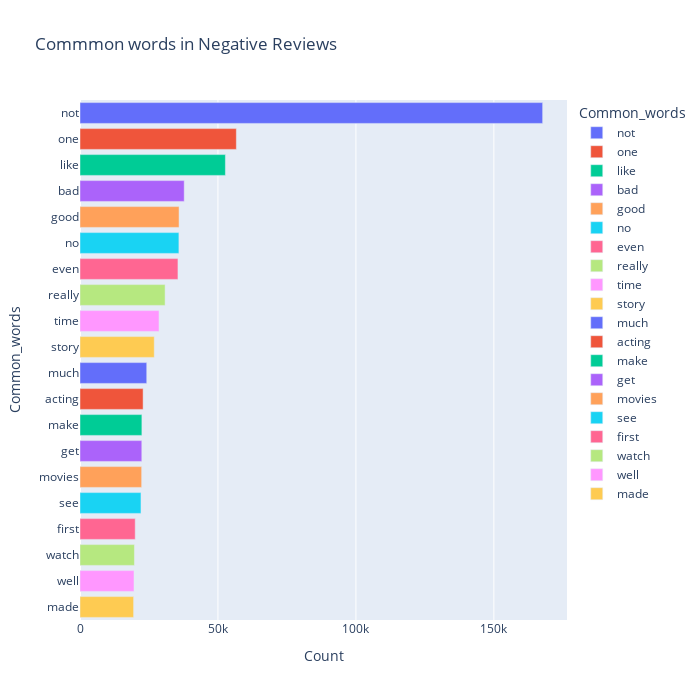

Here is the notebook cell this chart was saved with:
### Code cell
most_common_uni = get_top_text_ngrams(df.Reviews_clean[df['Ratings']<=4], 20, 1)
most_common_uni = dict(most_common_uni)
temp = pd.DataFrame(columns = ["Common_words" , 'Count'])
temp["Common_words"] = list(most_common_uni.keys())
temp["Count"] = list(most_common_uni.values())
fig = px.bar(temp, x="Count", y="Common_words", title='Commmon words in Negative Reviews', orientation='h', 
             width=700, height=700,color='Common_words')
fig.show()

### Figure 1 — Plotly figure (JSON) as saved in the notebook; plotly's stock layout.template omitted (floating-point values rounded to 4 significant figures)
{"data": [{"alignmentgroup": "True", "hovertemplate": "Common_words=%{y}<br>Count=%{x}<extra></extra>", "legendgroup": "not", "marker": {"color": "#636efa", "pattern": {"shape": ""}}, "name": "not", "offsetgroup": "not", "orientation": "h", "showlegend": true, "textposition": "auto", "type": "bar", "x": [167683], "xaxis": "x", "y": ["not"], "yaxis": "y"}, {"alignmentgroup": "True", "hovertemplate": "Common_words=%{y}<br>Count=%{x}<extra></extra>", "legendgroup": "one", "marker": {"color": "#EF553B", "pattern": {"shape": ""}}, "name": "one", "offsetgroup": "one", "orientation": "h", "showlegend": true, "textposition": "auto", "type": "bar", "x": [56666], "xaxis": "x", "y": ["one"], "yaxis": "y"}, {"alignmentgroup": "True", "hovertemplate": "Common_words=%{y}<br>Count=%{x}<extra></extra>", "legendgroup": "like", "marker": {"color": "#00cc96", "pattern": {"shape": ""}}, "name": "like", "offsetgroup": "like", "orientation": "h", "showlegend": true, "textposition": "auto", "type": "bar", "x": [52700], "xaxis": "x", "y": ["like"], "yaxis": "y"}, {"alignmentgroup": "True", "hovertemplate": "Common_words=%{y}<br>Count=%{x}<extra></extra>", "legendgroup": "bad", "marker": {"color": "#ab63fa", "pattern": {"shape": ""}}, "name": "bad", "offsetgroup": "bad", "orientation": "h", "showlegend": true, "textposition": "auto", "type": "bar", "x": [37774], "xaxis": "x", "y": ["bad"], "yaxis": "y"}, {"alignmentgroup": "True", "hovertemplate": "Common_words=%{y}<br>Count=%{x}<extra></extra>", "legendgroup": "good", "marker": {"color": "#FFA15A", "pattern": {"shape": ""}}, "name": "good", "offsetgroup": "good", "orientation": "h", "showlegend": true, "textposition": "auto", "type": "bar", "x": [35900], "xaxis": "x", "y": ["good"], "yaxis": "y"}, {"alignmentgroup": "True", "hovertemplate": "Common_words=%{y}<br>Count=%{x}<extra></extra>", "legendgroup": "no", "marker": {"color": "#19d3f3", "pattern": {"shape": ""}}, "name": "no", "offsetgroup": "no", "orientation": "h", "showlegend": true, "textposition": "auto", "type": "bar", "x": [35847], "xaxis": "x", "y": ["no"], "yaxis": "y"}, {"alignmentgroup": "True", "hovertemplate": "Common_words=%{y}<br>Count=%{x}<extra></extra>", "legendgroup": "even", "marker": {"color": "#FF6692", "pattern": {"shape": ""}}, "name": "even", "offsetgroup": "even", "orientation": "h", "showlegend": true, "textposition": "auto", "type": "bar", "x": [35500], "xaxis": "x", "y": ["even"], "yaxis": "y"}, {"alignmentgroup": "True", "hovertemplate": "Common_words=%{y}<br>Count=%{x}<extra></extra>", "legendgroup": "really", "marker": {"color": "#B6E880", "pattern": {"shape": ""}}, "name": "really", "offsetgroup": "really", "orientation": "h", "showlegend": true, "textposition": "auto", "type": "bar", "x": [30849], "xaxis": "x", "y": ["really"], "yaxis": "y"}, {"alignmentgroup": "True", "hovertemplate": "Common_words=%{y}<br>Count=%{x}<extra></extra>", "legendgroup": "time", "marker": {"color": "#FF97FF", "pattern": {"shape": ""}}, "name": "time", "offsetgroup": "time", "orientation": "h", "showlegend": true, "textposition": "auto", "type": "bar", "x": [28645], "xaxis": "x", "y": ["time"], "yaxis": "y"}, {"alignmentgroup": "True", "hovertemplate": "Common_words=%{y}<br>Count=%{x}<extra></extra>", "legendgroup": "story", "marker": {"color": "#FECB52", "pattern": {"shape": ""}}, "name": "story", "offsetgroup": "story", "orientation": "h", "showlegend": true, "textposition": "auto", "type": "bar", "x": [26911], "xaxis": "x", "y": ["story"], "yaxis": "y"}, {"alignmentgroup": "True", "hovertemplate": "Common_words=%{y}<br>Count=%{x}<extra></extra>", "legendgroup": "much", "marker": {"color": "#636efa", "pattern": {"shape": ""}}, "name": "much", "offsetgroup": "much", "orientation": "h", "showlegend": true, "textposition": "auto", "type": "bar", "x": [24190], "xaxis": "x", "y": ["much"], "yaxis": "y"}, {"alignmentgroup": "True", "hovertemplate": "Common_words=%{y}<br>Count=%{x}<extra></extra>", "legendgroup": "acting", "marker": {"color": "#EF553B", "pattern": {"shape": ""}}, "name": "acting", "offsetgroup": "acting", "orientation": "h", "showlegend": true, "textposition": "auto", "type": "bar", "x": [22872], "xaxis": "x", "y": ["acting"], "yaxis": "y"}, {"alignmentgroup": "True", "hovertemplate": "Common_words=%{y}<br>Count=%{x}<extra></extra>", "legendgroup": "make", "marker": {"color": "#00cc96", "pattern": {"shape": ""}}, "name": "make", "offsetgroup": "make", "orientation": "h", "showlegend": true, "textposition": "auto", "type": "bar", "x": [22433], "xaxis": "x", "y": ["make"], "yaxis": "y"}, {"alignmentgroup": "True", "hovertemplate": "Common_words=%{y}<br>Count=%{x}<extra></extra>", "legendgroup": "get", "marker": {"color": "#ab63fa", "pattern": {"shape": ""}}, "name": "get", "offsetgroup": "get", "orientation": "h", "showlegend": true, "textposition": "auto", "type": "bar", "x": [22401], "xaxis": "x", "y": ["get"], "yaxis": "y"}, {"alignmentgroup": "True", "hovertemplate": "Common_words=%{y}<br>Count=%{x}<extra></extra>", "legendgroup": "movies", "marker": {"color": "#FFA15A", "pattern": {"shape": ""}}, "name": "movies", "offsetgroup": "movies", "orientation": "h", "showlegend": true, "textposition": "auto", "type": "bar", "x": [22352], "xaxis": "x", "y": ["movies"], "yaxis": "y"}, {"alignmentgroup": "True", "hovertemplate": "Common_words=%{y}<br>Count=%{x}<extra></extra>", "legendgroup": "see", "marker": {"color": "#19d3f3", "pattern": {"shape": ""}}, "name": "see", "offsetgroup": "see", "orientation": "h", "showlegend": true, "textposition": "auto", "type": "bar", "x": [22098], "xaxis": "x", "y": ["see"], "yaxis": "y"}, {"alignmentgroup": "True", "hovertemplate": "Common_words=%{y}<br>Count=%{x}<extra></extra>", "legendgroup": "first", "marker": {"color": "#FF6692", "pattern": {"shape": ""}}, "name": "first", "offsetgroup": "first", "orientation": "h", "showlegend": true, "textposition": "auto", "type": "bar", "x": [20014], "xaxis": "x", "y": ["first"], "yaxis": "y"}, {"alignmentgroup": "True", "hovertemplate": "Common_words=%{y}<br>Count=%{x}<extra></extra>", "legendgroup": "watch", "marker": {"color": "#B6E880", "pattern": {"shape": ""}}, "name": "watch", "offsetgroup": "watch", "orientation": "h", "showlegend": true, "textposition": "auto", "type": "bar", "x": [19733], "xaxis": "x", "y": ["watch"], "yaxis": "y"}, {"alignmentgroup": "True", "hovertemplate": "Common_words=%{y}<br>Count=%{x}<extra></extra>", "legendgroup": "well", "marker": {"color": "#FF97FF", "pattern": {"shape": ""}}, "name": "well", "offsetgroup": "well", "orientation": "h", "showlegend": true, "textposition": "auto", "type": "bar", "x": [19576], "xaxis": "x", "y": ["well"], "yaxis": "y"}, {"alignmentgroup": "True", "hovertemplate": "Common_words=%{y}<br>Count=%{x}<extra></extra>", "legendgroup": "made", "marker": {"color": "#FECB52", "pattern": {"shape": ""}}, "name": "made", "offsetgroup": "made", "orientation": "h", "showlegend": true, "textposition": "auto", "type": "bar", "x": [19430], "xaxis": "x", "y": ["made"], "yaxis": "y"}], "layout": {"barmode": "relative", "height": 700, "legend": {"title": {"text": "Common_words"}, "tracegroupgap": 0}, "title": {"text": "Commmon words in Negative Reviews"}, "width": 700, "xaxis": {"anchor": "y", "domain": [0, 1], "title": {"text": "Count"}}, "yaxis": {"anchor": "x", "categoryarray": ["made", "well", "watch", "first", "see", "movies", "get", "make", "acting", "much", "story", "time", "really", "even", "no", "good", "bad", "like", "one", "not"], "categoryorder": "array", "domain": [0, 1], "title": {"text": "Common_words"}}}}
